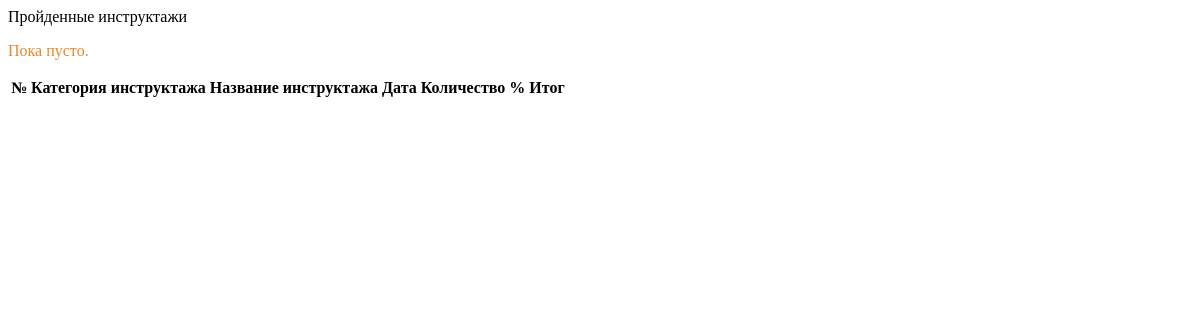
The app's page /account/profile/passed_inst/ (signed in), older data.
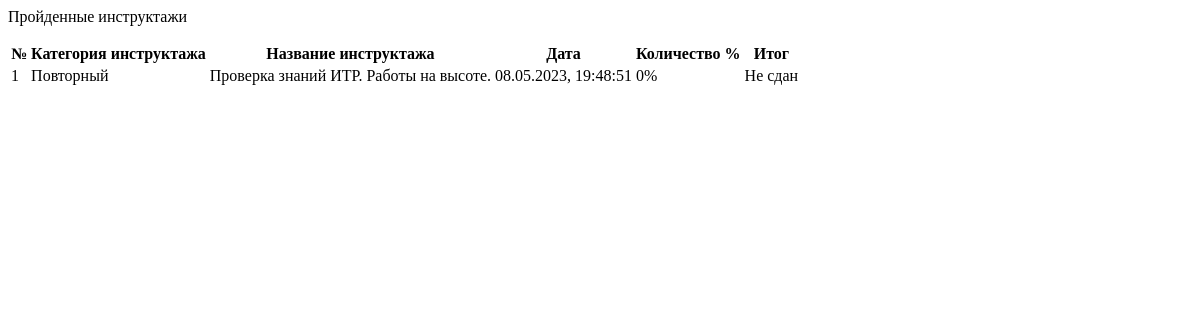
The same page, newer data.
### initru/models.py (models this page shows, shortened)
class res(models.Model):
    user  = models.ForeignKey( CustomUser, on_delete=models.CASCADE, verbose_name='Пользователь')
    instruction  = models.ForeignKey( inst, on_delete=models.CASCADE, verbose_name='Инструктаж')
    quiz = models.ForeignKey(test, on_delete=models.CASCADE, verbose_name= 'Тест')
    date_instruction = models.DateTimeField('Дата прохождения инструктажа')
    date_instruction_end = models.IntegerField('Прошло дней', null=True)
    result = models.IntegerField( 'Результат в %')
    mark = models.CharField('Прошел', max_length=255)
    class Meta:
        verbose_name = 'Результат'
        verbose_name_plural = 'Результаты'

class inst(models.Model):
    name_instruction = models.CharField(
        'Название инструктажа',
        max_length=64
    )
    date_period = models.IntegerField(
        'Период инструктажа'
    )
    def __str__(self):
        return f'{self.name_instruction}'
    class Meta:
        verbose_name = 'Инструктаж'
        verbose_name_plural = 'Инструктажи'

class test(models.Model):
    instruction = models.ForeignKey( inst, on_delete=models.CASCADE, verbose_name='Инструктаж' )
    name_test = models.CharField( 'Название теста инструктажа', max_length=125 )
    number_of_questions = models.IntegerField('Количество вопросов') ##
    time = models.IntegerField('Ограничение по времени') ##
    required_score_to_pass = models.IntegerField('Рекомендуемый балл в %', help_text='Рекомендуемый балл в %')
    type_user  = models.ForeignKey(typeuser, on_delete=models.CASCADE, verbose_name='Тип пользователя')
    file = models.FileField( 'Файл к тесту', upload_to='instr/', null=True, blank=True)
    stud_groups = models.ForeignKey(Groups, on_delete=models.CASCADE, verbose_name='Группа')
    date_target = models.DateTimeField('Дата назначения',)
    class Meta:
        verbose_name = 'Тест'
        verbose_name_plural = 'Тесты'

### initru/views.py (the view)
# urls.py: path('account/profile/passed_inst/', ProfileView.passedBriefs, name="passed_brief_view"),
    def passedBriefs(request):
        page_name = 'passed_inst.html'
        obj_res = res.objects.filter(
            user=request.user).order_by("-date_instruction")
        values = {'obj': obj_res}
        return render(request, page_name, values)

### initru/templates/passed_inst.html (shortened to what this page needs)
{% load static %}
{% load static %}
<div style = 'max-width: 920px;'>
    <p class='text-secondary fs-4' style="font-family: 'Inter-Bold';">Пройденные инструктажи</p>
    <div>
        <table id='table' class = 'table table-hover table-sm'>
            <thead style = 'cursor: pointer;'>
                <tr>
                    <th name = 'filterFunc' class = 'text-secondary' scope="col">№</th>
                    <th name = 'filterFunc' data-name = 'instruction' class = 'text-secondary' scope="col">Категория инструктажа</th>
                    <th name = 'filterFunc' data-name = 'quiz' class = 'text-secondary' scope="col" id="name-brief">Название инструктажа</th>
                    <th name = 'filterFunc' data-name = 'date_instruction' id = 'filterFunc' class = 'text-secondary' scope="col">Дата</th>
                    <th name = 'filterFunc' data-name = 'result' class = 'text-secondary' scope="col">Количество %</th>
                    <th name = 'filterFunc' data-name = 'mark' class='text-center text-secondary' scope="col">Итог</th>
                </tr>
            </thead>
            <tbody id="id_tbody">
                {% for o in obj %}
                    <tr>
                        <td name = 'number-quiz'>{{ forloop.revcounter }}</td>
                        <td>{{ o.instruction }}</td>
                        <td name ='name-quiz' style = 'max-width: 375px;'>{{ o.quiz.name_test }}</td>
                        <td name = 'date-start'>{{ o.date_instruction|date:'d.m.Y, H:i:s' }}</td>
                        <td class = 'text-center'>{{ o.result }}%</td>
                        {% if o.mark == 'Не сдан' %}
                            <td class ='bg-danger text-white text-center'>
                                {{ o.mark }}
                            </td>
                        {% else %}
                            <td class = 'bg-success text-white text-center'>
                                {{ o.mark }}
                            </td>
                        {% endif %}
                    </tr>
                {% empty %}
                    <p style='font-family: "Inter-Bold"; color:#E7882B;'>Пока пусто.</p>
                {% endfor %}
            </tbody>
        </table>
    </div>
</div>

Row changes from the older to the newer data that the page shows:
added res: instruction "Повторный", quiz.name_test "Проверка знаний ИТР. Работы на высоте.", date_instruction "08.05.2023, 19:48:51", result "0", mark "Не сдан"
Text that changed along with them:
text no longer shown: "Пока пусто."
